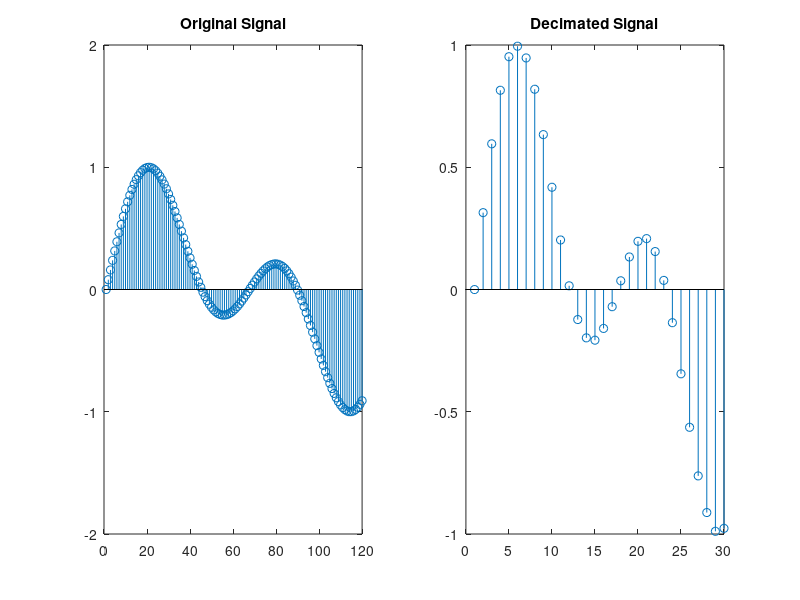

Write the MATLAB code that produced this figure. (Note: this script raises an error after producing the figure.)
function [x,y,b,yd,ye] = script
%this is matlab demo of decimate
close all;
t = 0:.00025:1;  % Time vector
x = sin(2*pi*30*t) + sin(2*pi*60*t);
%x = sin(2*pi*300*t) + sin(2*pi*600*t);
Fs=4000;
D=4;
mx = max(abs(x));%do this to keep amplitude in -1 to +1 otherwise sound will be clipped
x = x/mx;
sound(x,Fs);
pause
y = decimate(x,D);
max(abs(y))
figure(1);
subplot(1,2,1);
stem(x(1:120)), axis([0 120 -2 2])   % Original signal
title('Original Signal')
subplot(1,2,2);
stem(y(1:30))                        % Decimated signal
title('Decimated Signal')

%now try an explicit polyphase decimator look in lyons book
%note a longer filter would be better
b = fir1(11,1/4);
fvtool(b);

del1 = zeros(1,2);
del2 = zeros(1,2);
del3 = zeros(1,2);
del4 =zeros(1,2);
count=0;
ye=[];
for i=1:length(x)
    if count == 0
        y0 = b(1) * x(i) + del1(1)*b(5) + del1(2)*b(9);
        del1(2) =del1(1);
        del1(1) = x(i);
    elseif count == 1
        y1   = b(2) * x(i) + del2(1)*b(6) + del2(2)*b(10);
        del2(2) = del2(1);
        del2(1) = x(i);
    elseif count == 2
        y2 = b(3) * x(i) + del3(1)*b(7) + del3(2)*b(11);
        del3(2) = del3(1);
        del3(1) = x(i);
    else
        y3 = b(4) *x(i) + del4(1)*b(8) + del4(2)*b(12);
        del4(2) = del4(1);
        del4(1) = x(i);
        ye = [ye (y0 + y1 + y2 + y3)];
    end
    count = count + 1;
   count = mod(count,4); 

end
%look at spectrum before and after
Fs=4000;
figure(2);
subplot(141);
pwelch(x,[],[],[],Fs,'twosided');
subplot(142);
pwelch(y,[],[],[],Fs/4,'twosided');
subplot(143);
sound(y,Fs/D);
pause
%try downsample also, note this is also fine so 
%seeing as the max freq is quite low compared to 
%sample frequency, there is no need to filter first
yd = downsample(x,D);
sound(yd,Fs/D);
pwelch(yd,[],[],[],Fs/4,'twosided');

subplot(144);
pwelch(ye,[],[],[],Fs/4,'twosided');


